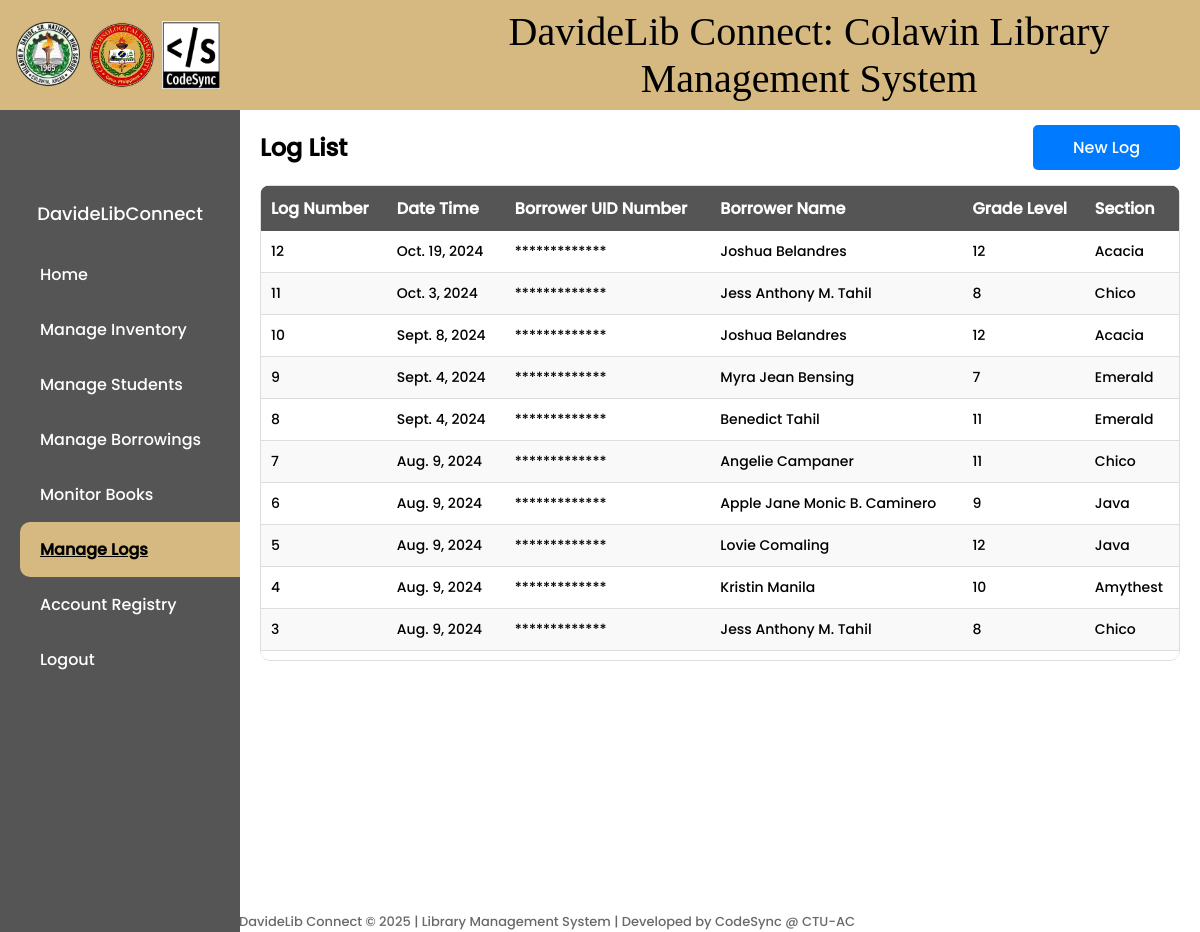
Before: /list/ (signed in) with the older database file.
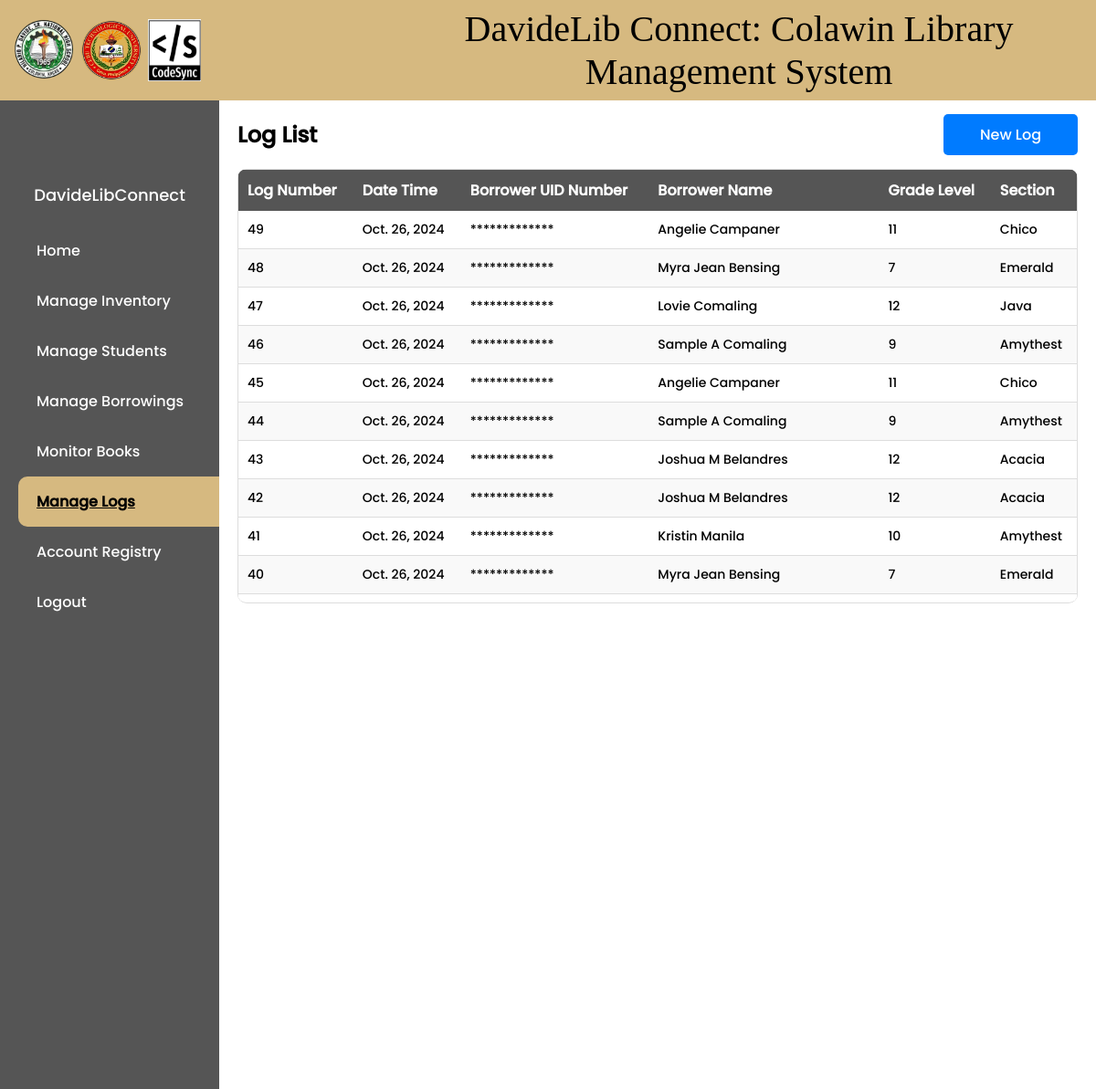
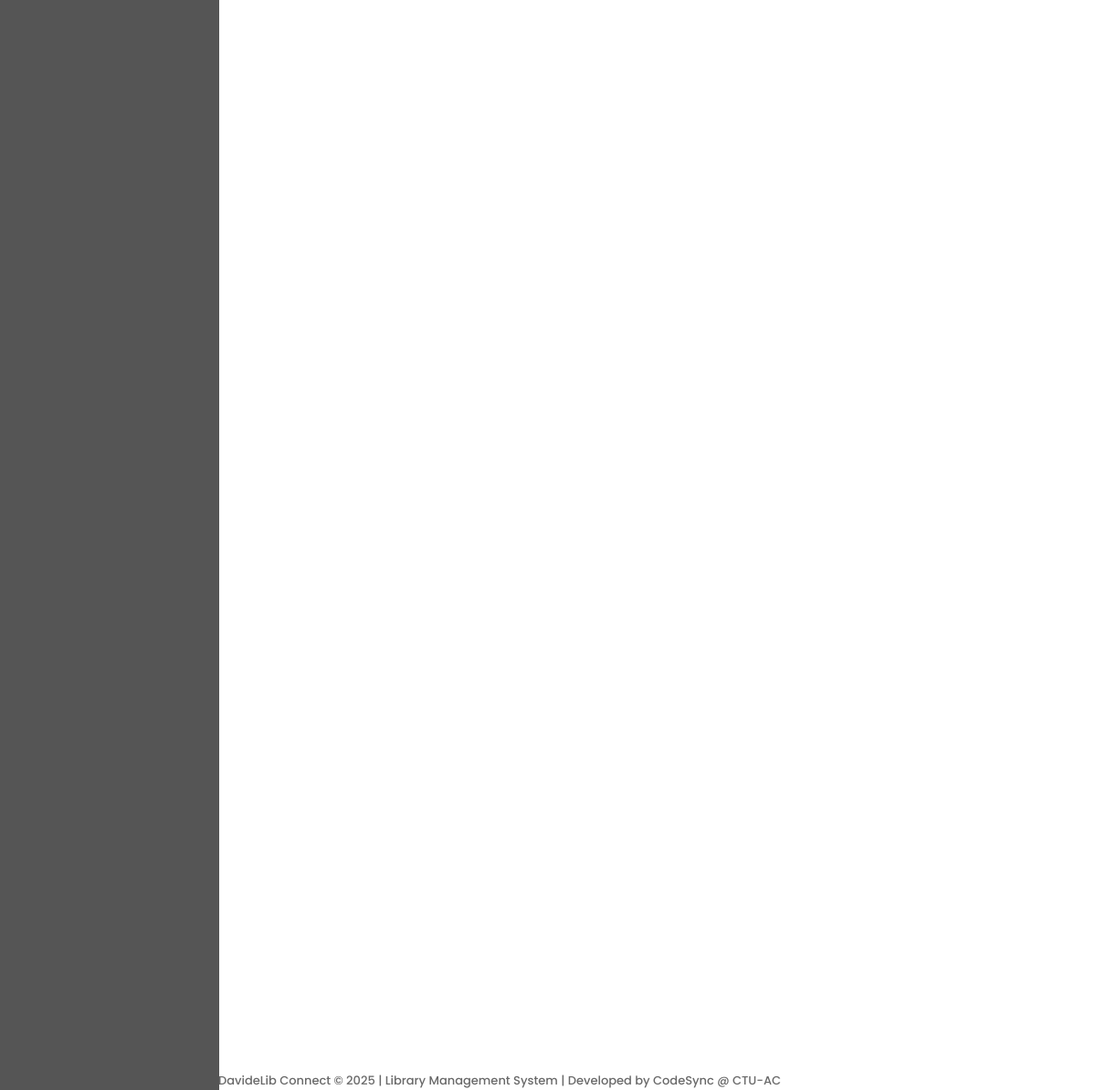
After: the same page with the newer database file (2 pictures, top to bottom).
### library/models.py (models this page shows, shortened)
class Attendance(models.Model):
    attendance_number = models.AutoField(primary_key=True)
    date_time = models.DateTimeField(auto_now_add=True)
    borrower_uid_number = models.CharField(max_length=20)
    borrower_name = models.CharField(max_length=100)
    grade_level = models.IntegerField(null=True, blank=True)
    section = models.CharField(max_length=100, null=True, blank=True)

### library/views.py (the view)
# urls.py: path('list/', views.attendance_list, name='attendance-list'),
@login_required
def attendance_list(request):
    attendances = Attendance.objects.all().order_by('-date_time')
    return render(request, 'library/attendance_list.html', {'attendances': attendances})

### library/context_processors.py (called while the page is built)
def navbar_context(request):
    username = None
    if request.user.is_authenticated:
        username = request.user.username
    return {'username': username}

### library/templatetags/custom_filters.py (called while the page is built)
@register.filter(name='obfuscate')
def obfuscate(value):
    return '*' * len(value)

### library/templates/library/attendance_list.html (shortened to what this page needs)
{% extends 'main.html' %}
{% load static %}
{% load custom_filters %}
{% block content %}
<!DOCTYPE html>
<html>
<head>
    {% block css %}
    <link rel="stylesheet" type="text/css" href="{% static 'styles/attendance_list.css' %}">
    {% endblock %}
</head>
<body>
    <div class="main-content">
        <div class="head">
            <div class="buttons" style="display: flex; justify-content: space-between; align-items: center;">
                <h2>Log List</h2>
                <div class="add">
                    <a href="{% url 'create-attendance' %}">New Log</a>
                </div>
            </div>
        </div>
    <div class="table-container">
    <table>
        <thead>
            <tr>
                <th>Log Number</th>
                <th>Date Time</th>
                <th>Borrower UID Number</th>
                <th>Borrower Name</th>
                <th>Grade Level</th>
                <th>Section</th>
            </tr>
        </thead>
        <tbody>
            {% for attendance in attendances %}
                <tr>
                    <td>{{ attendance.attendance_number }}</td>
                    <td>{{ attendance.date_time.date }}</td>
                    <td>{{ attendance.borrower_uid_number|obfuscate }}</td>
                    <td>{{ attendance.borrower_name }}</td>
                    <td>{{ attendance.grade_level }}</td>
                    <td>{{ attendance.section }}</td>
                </tr>
            {% endfor %}
        </tbody>
    </table>
</div>
</div>
</body>
</html>
{% endblock %}

Changed rows visible on the page:
no longer on this page (row unchanged): Attendance: attendance_number "12", date_time "Oct. 19, 2024", borrower_uid_number|obfuscate "*************", borrower_name "Joshua Belandres", grade_level "12", section "Acacia"
no longer on this page (row unchanged): Attendance: attendance_number "11", date_time "Oct. 3, 2024", borrower_uid_number|obfuscate "*************", borrower_name "Jess Anthony M. Tahil", grade_level "8", section "Chico"
no longer on this page (row unchanged): Attendance: attendance_number "10", date_time "Sept. 8, 2024", borrower_uid_number|obfuscate "*************", borrower_name "Joshua Belandres", grade_level "12", section "Acacia"
no longer on this page (row unchanged): Attendance: attendance_number "9", date_time "Sept. 4, 2024", borrower_uid_number|obfuscate "*************", borrower_name "Myra Jean Bensing", grade_level "7", section "Emerald"
no longer on this page (row unchanged): Attendance: attendance_number "8", date_time "Sept. 4, 2024", borrower_uid_number|obfuscate "*************", borrower_name "Benedict Tahil", grade_level "11", section "Emerald"
no longer on this page (row unchanged): Attendance: attendance_number "7", date_time "Aug. 9, 2024", borrower_uid_number|obfuscate "*************", borrower_name "Angelie Campaner", grade_level "11", section "Chico"
no longer on this page (row unchanged): Attendance: attendance_number "6", date_time "Aug. 9, 2024", borrower_uid_number|obfuscate "*************", borrower_name "Apple Jane Monic B. Caminero", grade_level "9", section "Java"
no longer on this page (row unchanged): Attendance: attendance_number "5", date_time "Aug. 9, 2024", borrower_uid_number|obfuscate "*************", borrower_name "Lovie Comaling", grade_level "12", section "Java"
no longer on this page (row unchanged): Attendance: attendance_number "4", date_time "Aug. 9, 2024", borrower_uid_number|obfuscate "*************", borrower_name "Kristin Manila", grade_level "10", section "Amythest"
no longer on this page (row unchanged): Attendance: attendance_number "3", date_time "Aug. 9, 2024", borrower_uid_number|obfuscate "*************", borrower_name "Jess Anthony M. Tahil", grade_level "8", section "Chico"
added Attendance: attendance_number "49", date_time "Oct. 26, 2024", borrower_uid_number|obfuscate "*************", borrower_name "Angelie Campaner", grade_level "11", section "Chico"
added Attendance: attendance_number "48", date_time "Oct. 26, 2024", borrower_uid_number|obfuscate "*************", borrower_name "Myra Jean Bensing", grade_level "7", section "Emerald"
added Attendance: attendance_number "47", date_time "Oct. 26, 2024", borrower_uid_number|obfuscate "*************", borrower_name "Lovie Comaling", grade_level "12", section "Java"
added Attendance: attendance_number "46", date_time "Oct. 26, 2024", borrower_uid_number|obfuscate "*************", borrower_name "Sample A Comaling", grade_level "9", section "Amythest"
added Attendance: attendance_number "45", date_time "Oct. 26, 2024", borrower_uid_number|obfuscate "*************", borrower_name "Angelie Campaner", grade_level "11", section "Chico"
added Attendance: attendance_number "44", date_time "Oct. 26, 2024", borrower_uid_number|obfuscate "*************", borrower_name "Sample A Comaling", grade_level "9", section "Amythest"
added Attendance: attendance_number "43", date_time "Oct. 26, 2024", borrower_uid_number|obfuscate "*************", borrower_name "Joshua M Belandres", grade_level "12", section "Acacia"
added Attendance: attendance_number "42", date_time "Oct. 26, 2024", borrower_uid_number|obfuscate "*************", borrower_name "Joshua M Belandres", grade_level "12", section "Acacia"
added Attendance: attendance_number "41", date_time "Oct. 26, 2024", borrower_uid_number|obfuscate "*************", borrower_name "Kristin Manila", grade_level "10", section "Amythest"
added Attendance: attendance_number "40", date_time "Oct. 26, 2024", borrower_uid_number|obfuscate "*************", borrower_name "Myra Jean Bensing", grade_level "7", section "Emerald"
